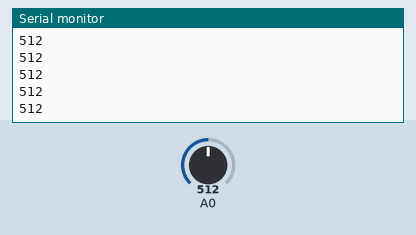
This sketch was run on a simulated Arduino Uno, built with avr-gcc and run on an emulated ATmega328P. Shown: the last lines printed to the serial monitor. The test bench sets the inputs (shaded band); at power-on: A0 = 512.

Above: at 1.2 s.
1.3 s: A0 set to 716
At 1.31 s:
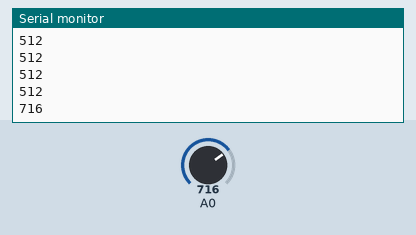
2.8 s: A0 set to 900
At 2.81 s:
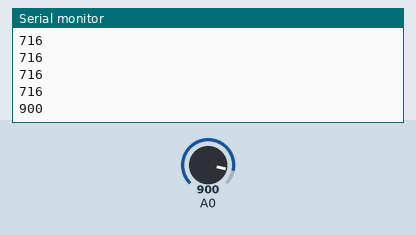
Timing chart, 0 to 5.8 s (numbered marks = the images above; inputs shaded):
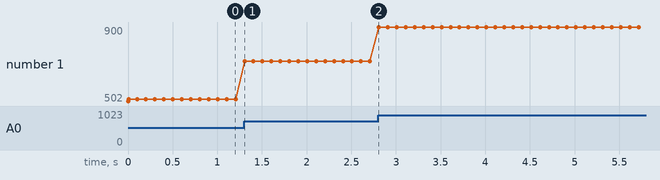

Measured:
- after the input at 1.3 s, the serial monitor: prints a new line at once (image 1)
- after the input at 2.8 s, the serial monitor: prints a new line at once (image 2)
- plotted number 1: 512 → 716 after the input at 1.3 s, 716 → 900 after the input at 2.8 s

The sketch:

coin-sorter.ino
```cpp
int total = 0;
int initialValue = 0;
int threshold = 0;
boolean coinDetected = false; // true when a coin is detected
int jamCounter = 0; // increments when coin is detected for 3 consecutive loops
boolean jammed = false; // true when sorter is jammed

void setup()  {
  pinMode(A0, INPUT_PULLUP); // 1$ input
  Serial.begin(9600);

  initialValue = analogRead(A0);
  threshold = initialValue - 10;
  Serial.println(threshold);
}

void loop() {
  int dollarSensor = analogRead(A0);

  Serial.println(dollarSensor);
  /*
  if (!jammed) {
    // reset total once it reaches > 10 since it will never be > 10
    if (total > 10) {
      total = 0;
    }

    if (dollarSensor <= threshold) {
      total = total + 1;

      Serial.print("Total: $");
      Serial.print(total);
      Serial.print(".00");
      Serial.println(" ");

      coinDetected = true;
      delay(300);
    }

    if (coinDetected) {
      jamCounter++;

      if (jamCounter >= 5) {
        jammed = true;
      }
    }

    coinDetected = false;
  } else {
    Serial.println("Coin is jammed!");

    if (dollarSensor == initialValue) {
      jammed = false;
    }
  }
  */
  delay(100);
}
```
